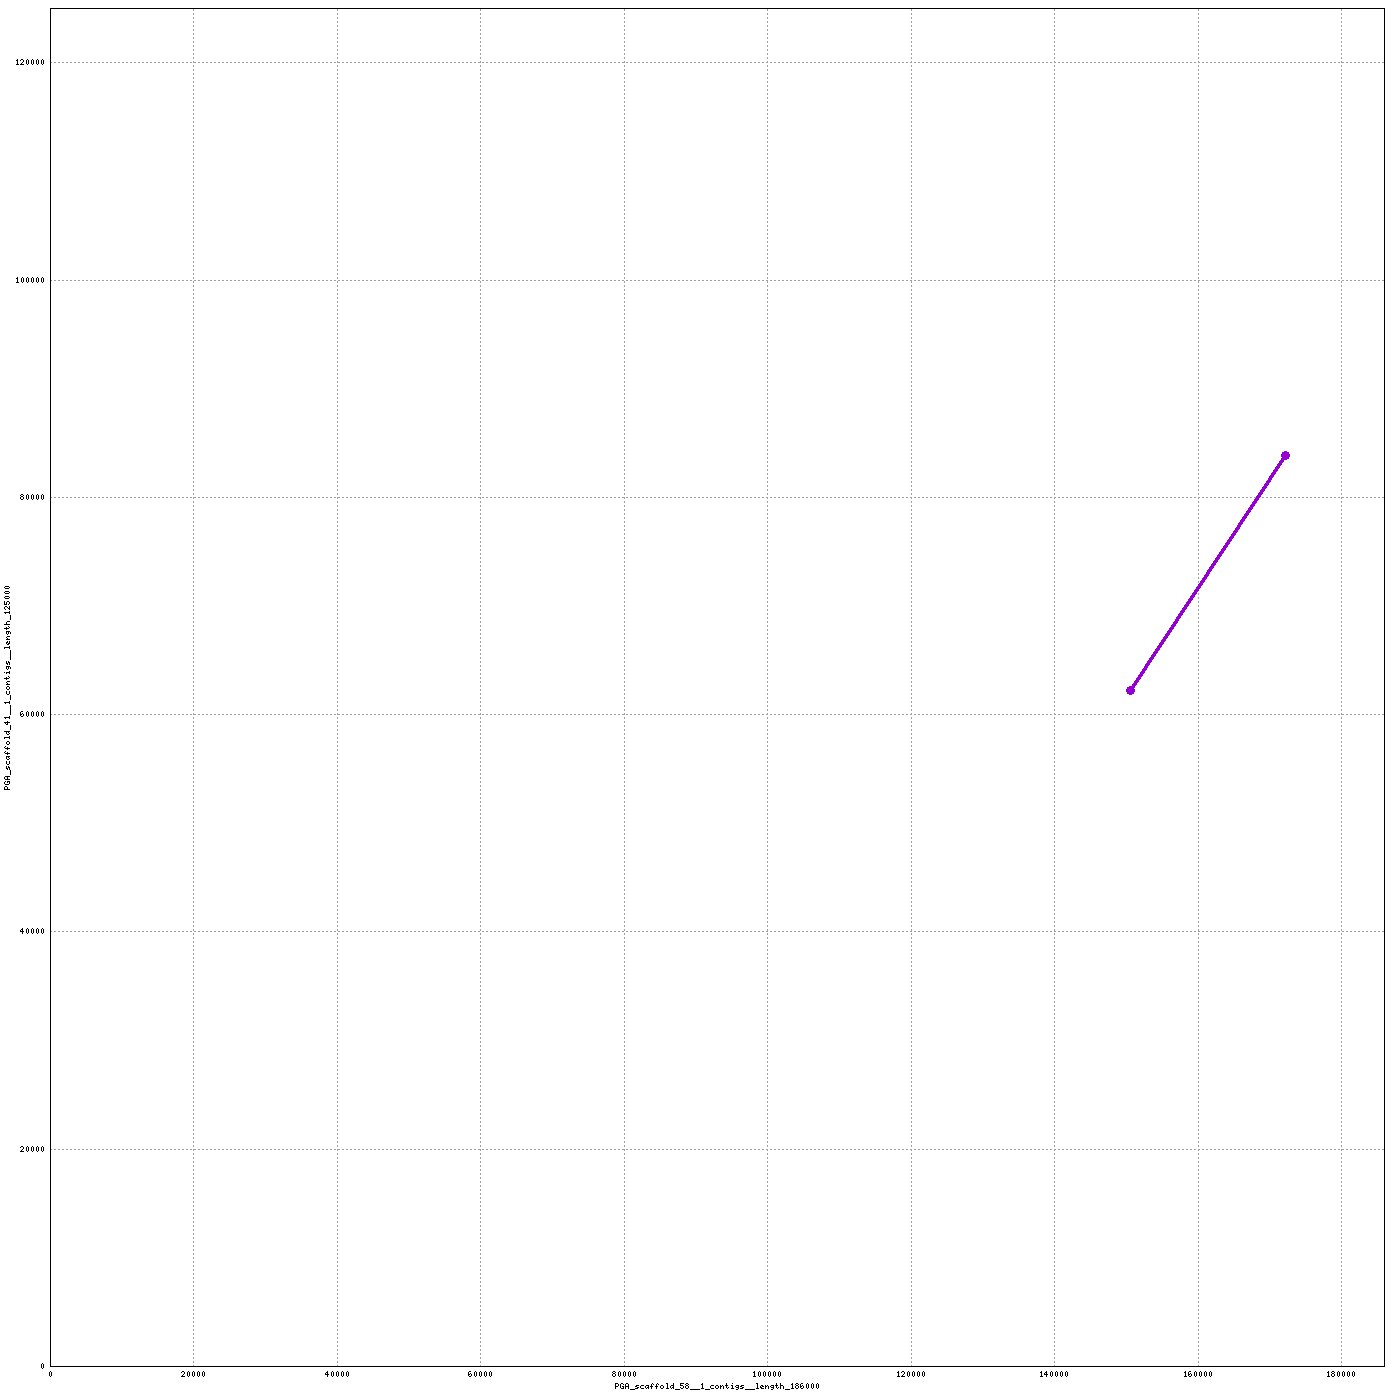

The gnuplot source for this figure:
set terminal png tiny size 1400,1400
set output "/home/mike/Desktop/scripts/snakes/plot_pairs/hiCversion1.linear/nucmer/nucmer.115.png"
set size 1,1
set grid
unset key
set border 15
set tics scale 0
set xlabel "PGA_scaffold_58__1_contigs__length_186000"
set ylabel "PGA_scaffold_41__1_contigs__length_125000"
set format "%.0f"
set mouse format "%.0f"
set mouse mouseformat "[%.0f, %.0f]"
if(GPVAL_VERSION < 5) set mouse clipboardformat "[%.0f, %.0f]"
set xrange [1:186000]
set yrange [1:125000]
set style line 1  lt 1 lw 3 pt 6 ps 1
set style line 2  lt 3 lw 3 pt 6 ps 1
set style line 3  lt 2 lw 3 pt 6 ps 1
plot \
 "/home/mike/Desktop/scripts/snakes/plot_pairs/hiCversion1.linear/nucmer/nucmer.115.fplot" title "FWD" w lp ls 1, \
 "/home/mike/Desktop/scripts/snakes/plot_pairs/hiCversion1.linear/nucmer/nucmer.115.rplot" title "REV" w lp ls 2
